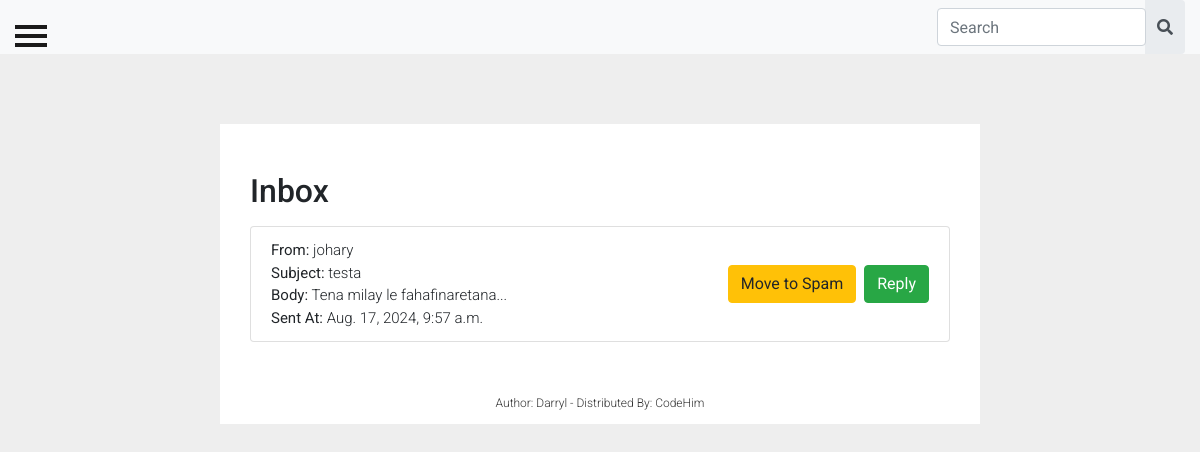
The app's page /messages/inbox/ (signed in) with its own data.
### messaging/models.py (models this page shows, shortened)
class Message(models.Model):
    sender = models.ForeignKey(settings.AUTH_USER_MODEL, on_delete=models.CASCADE, related_name='sent_messages')
    recipient = models.ForeignKey(settings.AUTH_USER_MODEL, on_delete=models.CASCADE, related_name='received_messages')
    subject = models.CharField(max_length=255)
    body = models.TextField()
    sent_at = models.DateTimeField(auto_now_add=True)
    is_read = models.BooleanField(default=False)
    is_spam = models.BooleanField(default=False)

### messaging/views.py (the view)
# urls.py: path('inbox/', views.inbox, name='inbox'),
@login_required
def inbox(request):
    messages = Message.objects.filter(recipient=request.user, is_spam=False)
    return render(request, 'messages/inbox.html', {'messages': messages})

### messaging/templates/messages/inbox.html (shortened to what this page needs)
{% extends "messages/base.html" %}
{% block content %}
<div class="container mt-5">
    <h2 class="mb-3">Inbox</h2>
    <div class="row">
        <div class="col-md-12">
            <ul class="list-group">
                {% for message in messages %}
                    <li class="list-group-item">
                        <div class="d-flex justify-content-between align-items-center">
                            <div>
                                <strong>From:</strong> {{ message.sender }} <br>
                                <strong>Subject:</strong> {{ message.subject }} <br>
                                <strong>Body:</strong> {{ message.body | truncatechars:50 }}... <br>
                                <strong>Sent At:</strong> {{ message.sent_at }}
                            </div>
                            <div class="d-flex">
                                <form method="post" action="{% url 'move_to_spam' message.id %}">
                                    <button type="submit" class="btn btn-warning me-2">Move to Spam</button>
                                </form>
                                <form method="get" action="{% url 'reply_message' message.id %}">
                                    <button type="submit" class="btn btn-success">Reply</button>
                                </form>
                            </div>
                        </div>
                    </li>
                {% empty %}
                    <li class="list-group-item">No messages</li>
                {% endfor %}
            </ul>
        </div>
    </div>
</div>
{% endblock content %}

### messaging/static/messaging/css/style.css (style rules this page uses)
body { position: relative; overflow-x: hidden; background-color: #CFD8DC; }
body, html { height: 100%; }

### messaging/static/messaging/css/demo.css (style rules this page uses)
* { margin: 0; padding: 0; }
body { font-family: 'Roboto', sans-serif; font-style: normal; font-weight: 300; font-smoothing: antialiased; -webkit-font-smoothing: antialiased; -moz-osx-font-smoothing: grayscale; font-size: 15px; background: #eee; }
.btn:before { font-family: FontAwesome; font-weight: normal; margin-right: 10px; }

### records on screen
Message: sender "johary", subject "testa", body "Tena milay le fahafinaretana", sent_at "Aug. 17, 2024, 9:57 a.m."
